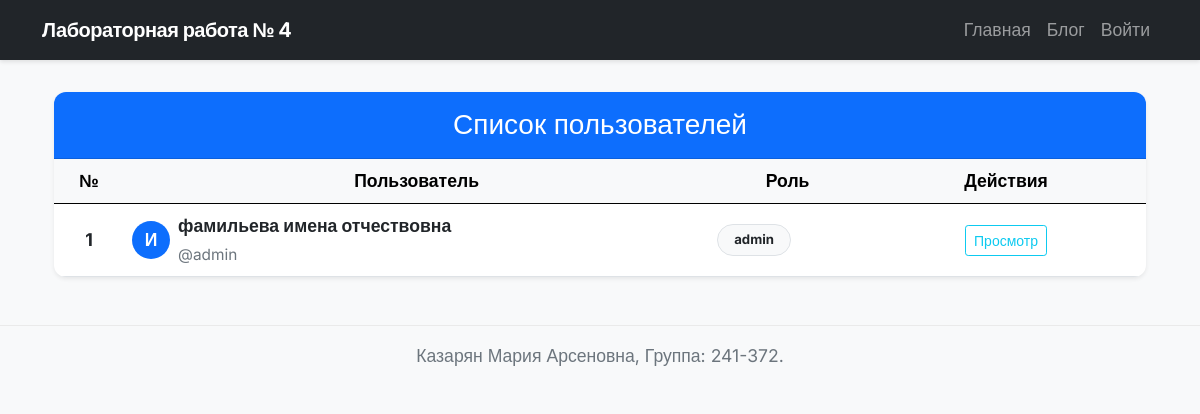
Before: / with the older database file.
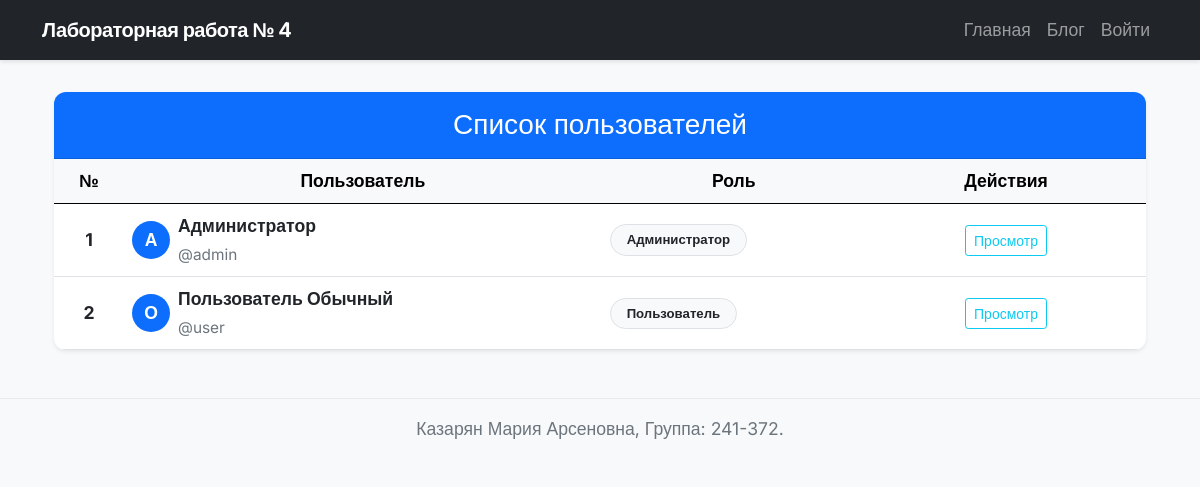
After: the same page with the newer database file.
### models.py (models this page shows, shortened)
class User(db.Model, UserMixin):
    __tablename__ = 'users'
    id = db.Column(db.Integer, primary_key=True)
    login = db.Column(db.String(50), unique=True, nullable=False)
    password_hash = db.Column(db.String(255), nullable=False)
    last_name = db.Column(db.String(50))
    first_name = db.Column(db.String(50), nullable=False)
    middle_name = db.Column(db.String(50))
    role_id = db.Column(db.Integer, db.ForeignKey('roles.id'), nullable=True)
    created_at = db.Column(db.DateTime, default=datetime.utcnow)
    @property
    def fio(self):
        parts = [self.last_name, self.first_name, self.middle_name]
        return " ".join([p for p in parts if p])

class Role(db.Model):
    __tablename__ = 'roles'
    id = db.Column(db.Integer, primary_key=True)
    name = db.Column(db.String(50), unique=True, nullable=False)
    description = db.Column(db.Text)
    users = db.relationship('User', backref='role_obj', lazy=True)

### app4.py (the view)
@app.route('/')
def index():
    users = User.query.all()
    return render_template('index.html', title='Пользователи', users=users)

### templates/index.html (shortened to what this page needs)
{% extends "base.html" %}
{% block content %}
<div class="container mt-4">
    <div class="card shadow-sm border-0 rounded-4">
        <div class="card-header bg-primary text-white text-center py-3">
            <h3 class="mb-0">Список пользователей</h3>
        </div>
        <div class="card-body p-0">
            <div class="table-responsive">
                <table class="table table-hover align-middle mb-0">
                    <thead class="table-light">
                        <tr class="text-center">
                            <th style="width: 70px;">№</th>
                            <th>Пользователь</th>
                            <th>Роль</th>
                            <th style="width: 280px;">Действия</th>
                        </tr>
                    </thead>
                    <tbody>
                        {% for u in users %}
                        <tr>
                            <td class="text-center fw-bold">{{ loop.index }}</td>
                            <td>
                                <div class="d-flex align-items-center gap-2">
                                    <div class="rounded-circle bg-primary text-white d-flex align-items-center justify-content-center"
                                        style="width: 38px; height: 38px; font-weight: 600;">
                                        {{ u.first_name[0]|upper }}
                                    </div>
                                    <div>
                                        <strong>{{ u.fio }}</strong><br>
                                        <small class="text-muted">@{{ u.login }}</small>
                                    </div>
                                </div>
                            </td>
                            <td>
                                <span class="badge bg-light text-dark border rounded-pill px-3 py-2">
                                    {{ u.role_obj.name if u.role_obj else 'Нет роли' }}
                                </span>
                            </td>
                            <td class="text-center">
                                <div class="d-flex justify-content-center gap-2 flex-wrap">
                                    <a href="{{ url_for('view_user', user_id=u.id) }}" class="btn btn-sm btn-outline-info">Просмотр</a>
                                </div>
                            </td>
                        </tr>
                        {% endfor %}
                    </tbody>
                </table>
            </div>
        </div>
    </div>
</div>
{% endblock %}

### templates/base.html (shortened to what this page needs)
<!doctype html>
<html lang="ru">
<head>
  <link href="https://cdn.jsdelivr.net/npm/bootstrap@5.0.2/dist/css/bootstrap.min.css" rel="stylesheet"
>
  <link rel="stylesheet" href="{{ url_for('static', filename='styles.css') }}">
</head>
<body>
  <header>
    <nav class="navbar navbar-expand-lg navbar-dark bg-dark">
      <div class="container">
        <a class="navbar-brand" href="{{ url_for('index') }}">Лабораторная работа № 4</a>
        <div class="collapse navbar-collapse" id="navbarSupportedContent">
          <ul class="navbar-nav ms-auto mb-2 mb-lg-0">
            <li class="nav-item">
              <a class="nav-link" href="{{ url_for('index') }}">Главная</a>
            </li>
            <li class="nav-item"><a class="nav-link" href="{{ url_for('posts') }}">Блог</a></li>
            {% if current_user.is_authenticated %}
              <li class="nav-item">
                <a class="nav-link" href="{{ url_for('change_password') }}">Сменить пароль</a>
              </li>
              <li class="nav-item">
                <a class="nav-link" href="{{ url_for('logout') }}">Выйти ({{ current_user.login }})</a>
              </li>
            {% else %}
              <li class="nav-item">
                <a class="nav-link" href="{{ url_for('login') }}">Войти</a>
              </li>
            {% endif %}
          </ul>
        </div>
      </div>
    </nav>
  </header>
  <main class="my-3">
    <div class="container">
      {% block content %}{% endblock %}
    </div>
  </main>
  <footer class="footer mt-auto py-3 bg-light">
    <div class="container text-center">
      <span class="text-muted">Казарян Мария Арсеновна, Группа: 241-372.</span>
    </div>
  </footer>
</body>
</html>

### static/styles.css (style rules this page uses)
body { font-family: 'Inter', sans-serif; font-size: 1.1rem; line-height: 1.6; color: #333; background-color: #f8f9fa; }
a { color: #0d6efd; transition: color 0.2s ease-in-out; text-decoration: none; }
.navbar { box-shadow: 0 2px 4px rgba(0, 0, 0, 0.1); }
.navbar-brand { font-weight: 700; letter-spacing: -0.5px; }
main.my-3 { margin-top: 2rem !important; margin-bottom: 3rem !important; }
.card { border: none; border-radius: 12px; box-shadow: 0 4px 6px rgba(0, 0, 0, 0.05); transition: transform 0.2s ease, box-shadow 0.2s ease; overflow: hidden; margin-bottom: 2rem; }
.card-body { padding: 1.5rem; }
footer { background-color: #fff !important; border-top: 1px solid #eaeaea; margin-top: auto; }

Changed rows visible on the page:
removed User: first_name "И", fio "фамильева имена отчествовна", login "admin", role_obj "admin"
added User: first_name "А", fio "Администратор", login "admin", role_obj "Администратор"
added User: first_name "О", fio "Пользователь Обычный", login "user", role_obj "Пользователь"
